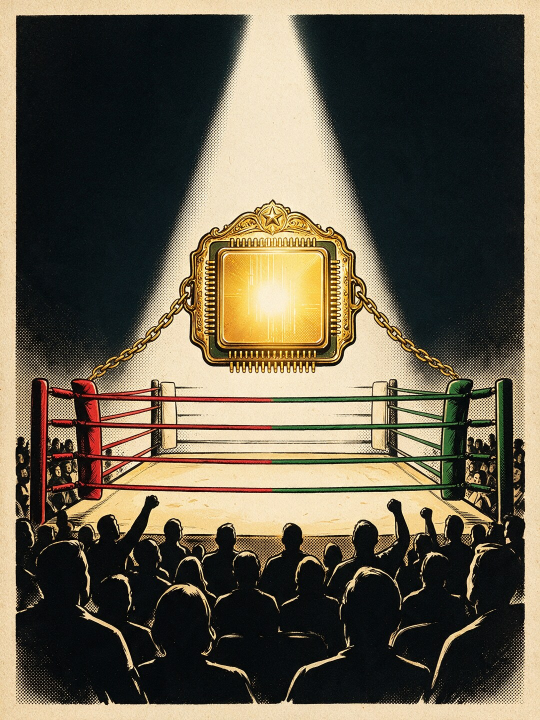
#> input picture ez/tools/concepts/worlds/comic/story/h/bet/img/arena-a-sd.jpg, 1080 x 1440 px, given in place of arena-b-gpt.jpg.png, which was not available (shown at 1/2 size)
$ python board.py ../../bet/img ../../bet/img/arena-b-gpt.jpg ../../bet/img/arena-b-gpt.jpg 1.0
#> lines starting #> are read from the running program, lines starting #| are printed output that depends on the picture
# /usr/bin/python3 board.py <shots dir> <W> <out.png> [scale]: today (now-<W>.png) beside H29 (h29-<W>.png), labelled, on the logo black.
import sys
from PIL import Image,ImageDraw,ImageFont
d,W,out=sys.argv[1],sys.argv[2],sys.argv[3];k=float(sys.argv[4]) if len(sys.argv)>4 else 1.0
A=[Image.open(f'{d}/now-{W}.png').convert('RGB'),Image.open(f'{d}/h29-{W}.png').convert('RGB')]
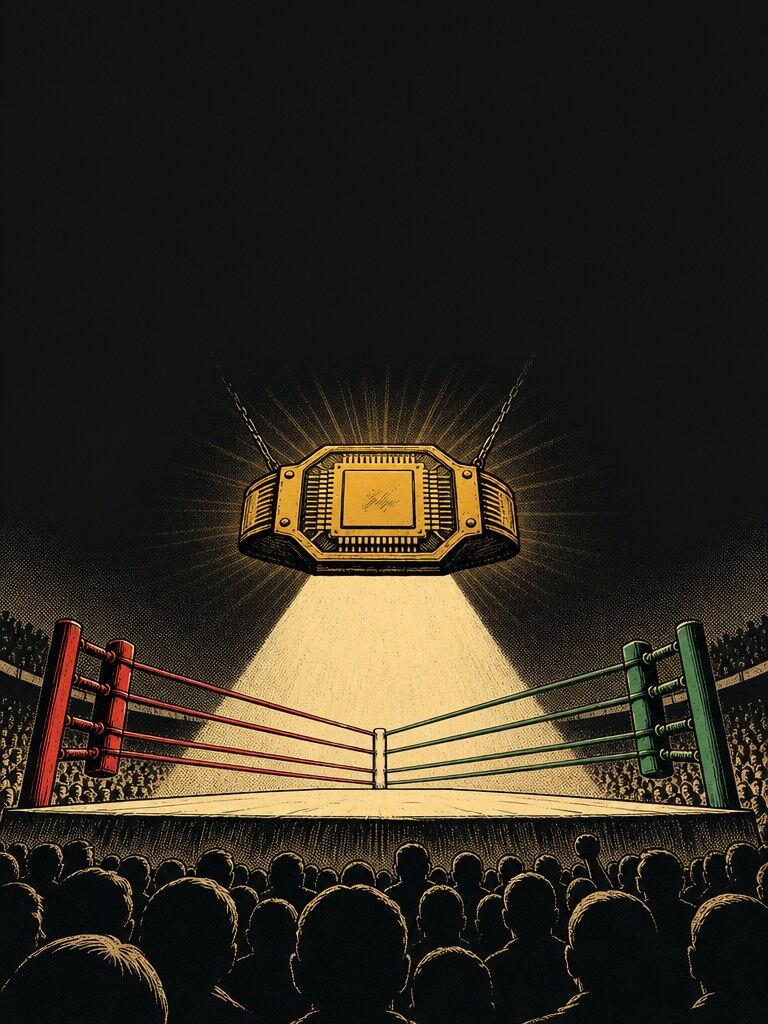
#> input picture ez/tools/concepts/worlds/comic/story/h/bet/img/arena-b-gpt.jpg, 768 x 1024 px, given in place of arena-b-gpt.jpg.png, which was not available
A=[a.resize((int(a.width*k),int(a.height*k)),Image.LANCZOS) for a in A]
#> A = 2 items
g,top=24,46;w=sum(a.width for a in A)+g*3;h=max(a.height for a in A)+top+g
#> after `w = sum((a.width for a in A)) + g * 3`: w = 1920
#> after `h = max((a.height for a in A)) + top + g`: h = 1510
B=Image.new('RGB',(w,h),(4,7,14));dr=ImageDraw.Draw(B)
#> after `B = Image.new('RGB', (w, h), (4, 7, 14))`:
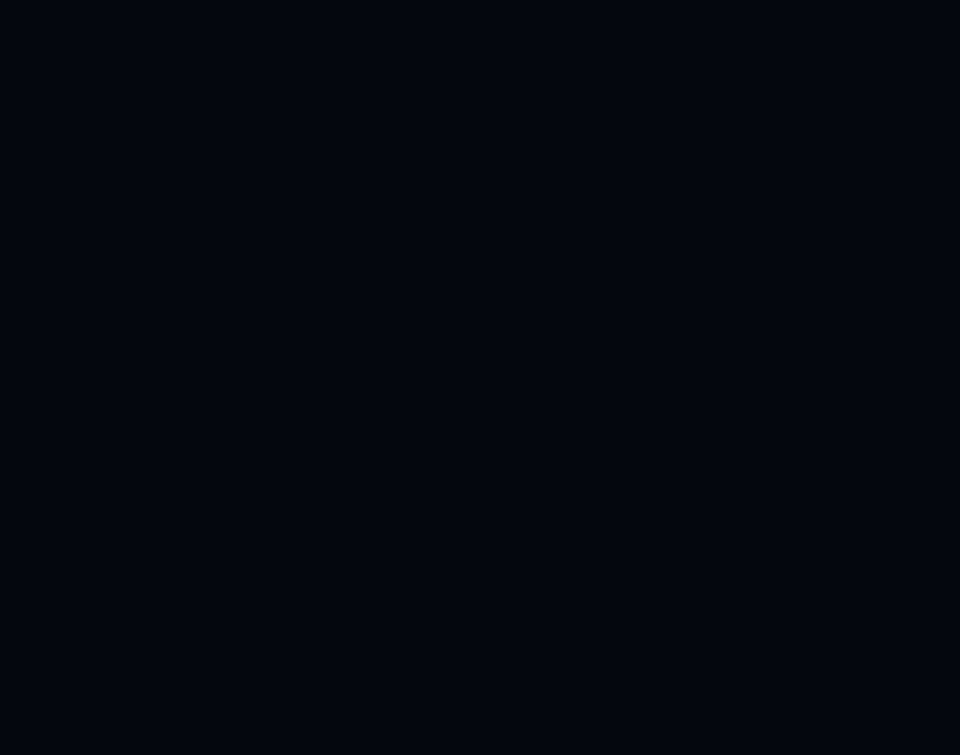
#> B: PIL image 1920x1510 RGB (shown at 1/2 size); mean R, G, B 4, 7, 14
try:f=ImageFont.truetype('/usr/share/fonts/truetype/dejavu/DejaVuSans-Bold.ttf',20)
except Exception:f=ImageFont.load_default()
x=g
for a,t in zip(A,['Today (live X2+)','H29 · the end']):
  B.paste(a,(x,top));dr.text((x,12),f'{t} · {W}px',fill=(255,210,31),font=f);x+=a.width+g
#> this loop made 2 passes
#> (t, x) on passes 1 to 2: ('Today (live X2+)', 1128), ('H29 · the end', 1920)
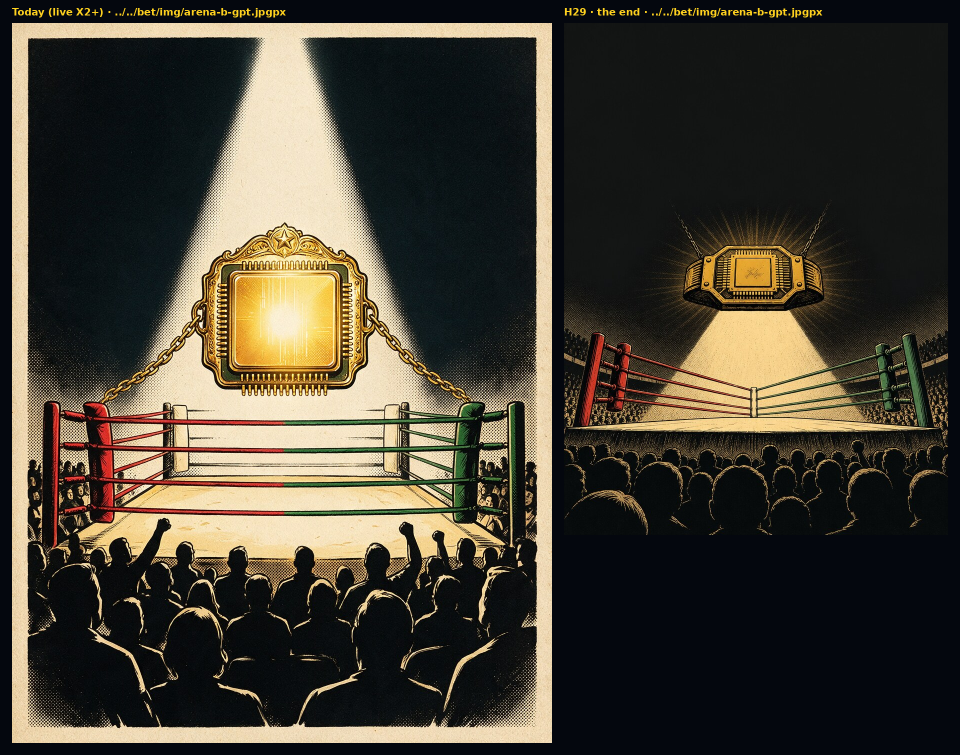
#> B: PIL image 1920x1510 RGB (shown at 1/2 size); mean R, G, B 69.1, 63.8, 51.9
#> after the loop, x = 1920
B=B.quantize(colors=256,method=Image.Quantize.FASTOCTREE,dither=Image.Dither.NONE) if out.endswith(".png") and len(sys.argv)>5 else B
B.save(out,optimize=True) if out.endswith('.png') else B.save(out,quality=85)
print(out,B.size)
#| ../../bet/img/arena-b-gpt.jpg (1920, 1510)
